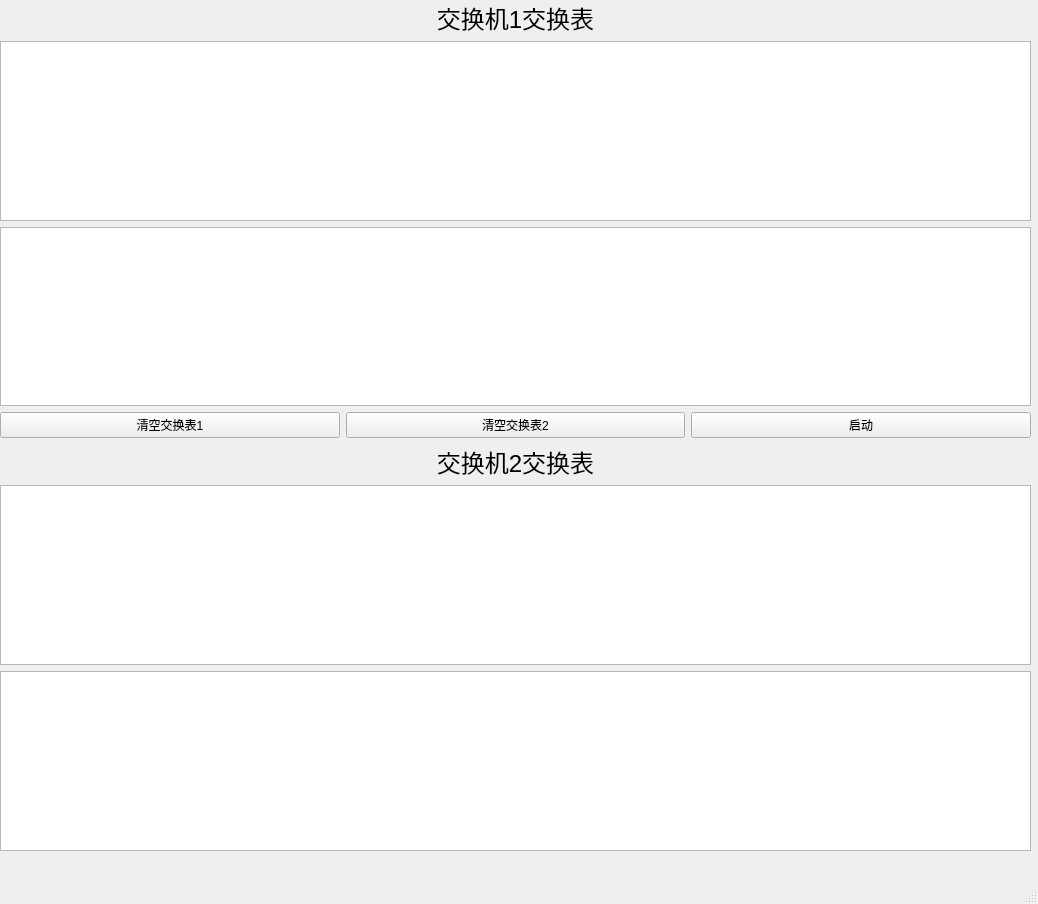
<?xml version="1.0" encoding="UTF-8"?>
<ui version="4.0">
 <class>MainWindow</class>
 <widget class="QMainWindow" name="MainWindow">
  <property name="geometry">
   <rect>
    <x>0</x>
    <y>0</y>
    <width>1038</width>
    <height>904</height>
   </rect>
  </property>
  <property name="windowTitle">
   <string>MainWindow</string>
  </property>
  <widget class="QWidget" name="centralwidget">
   <widget class="QWidget" name="layoutWidget">
    <property name="geometry">
     <rect>
      <x>0</x>
      <y>0</y>
      <width>1031</width>
      <height>851</height>
     </rect>
    </property>
    <layout class="QVBoxLayout" name="verticalLayout">
     <item>
      <layout class="QGridLayout" name="gridLayout">
       <item row="0" column="0">
        <widget class="QLabel" name="label">
         <property name="font">
          <font>
           <pointsize>18</pointsize>
          </font>
         </property>
         <property name="text">
          <string>交换机1交换表</string>
         </property>
         <property name="alignment">
          <set>Qt::AlignCenter</set>
         </property>
        </widget>
       </item>
      </layout>
     </item>
     <item>
      <widget class="QTableWidget" name="tableWidget"/>
     </item>
     <item>
      <layout class="QHBoxLayout" name="horizontalLayout"/>
     </item>
     <item>
      <widget class="QListWidget" name="listWidget"/>
     </item>
     <item>
      <layout class="QGridLayout" name="gridLayout_2">
       <item row="1" column="0">
        <widget class="QLabel" name="label_3">
         <property name="font">
          <font>
           <pointsize>18</pointsize>
          </font>
         </property>
         <property name="text">
          <string>交换机2交换表</string>
         </property>
         <property name="alignment">
          <set>Qt::AlignCenter</set>
         </property>
        </widget>
       </item>
       <item row="0" column="0">
        <layout class="QHBoxLayout" name="horizontalLayout_3">
         <item>
          <widget class="QPushButton" name="pushButton_2">
           <property name="text">
            <string>清空交换表1</string>
           </property>
          </widget>
         </item>
         <item>
          <widget class="QPushButton" name="pushButton_3">
           <property name="text">
            <string>清空交换表2</string>
           </property>
          </widget>
         </item>
         <item>
          <widget class="QPushButton" name="pushButton">
           <property name="text">
            <string>启动</string>
           </property>
          </widget>
         </item>
        </layout>
       </item>
      </layout>
     </item>
     <item>
      <layout class="QHBoxLayout" name="horizontalLayout_2"/>
     </item>
     <item>
      <widget class="QTableWidget" name="tableWidget_2"/>
     </item>
     <item>
      <widget class="QListWidget" name="listWidget_2"/>
     </item>
    </layout>
   </widget>
  </widget>
  <widget class="QMenuBar" name="menubar">
   <property name="geometry">
    <rect>
     <x>0</x>
     <y>0</y>
     <width>1038</width>
     <height>26</height>
    </rect>
   </property>
  </widget>
  <widget class="QStatusBar" name="statusbar"/>
 </widget>
 <resources/>
 <connections/>
</ui>
